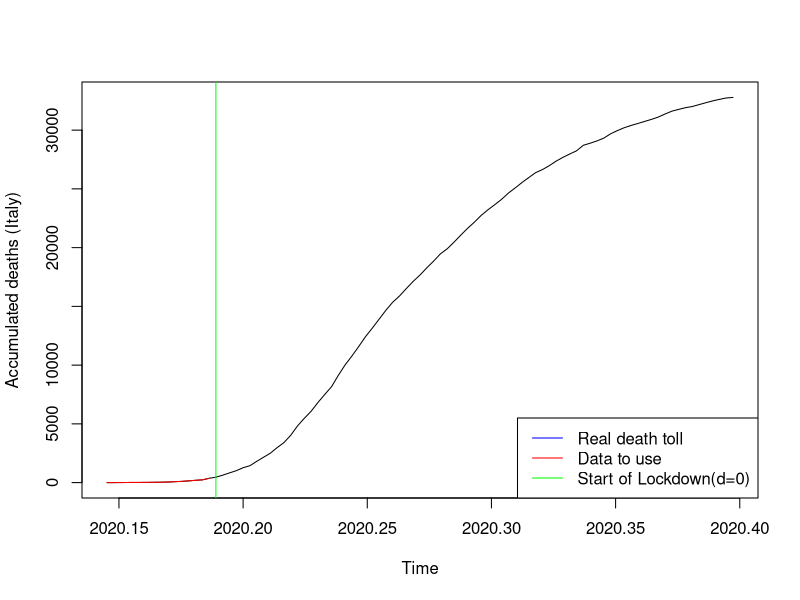
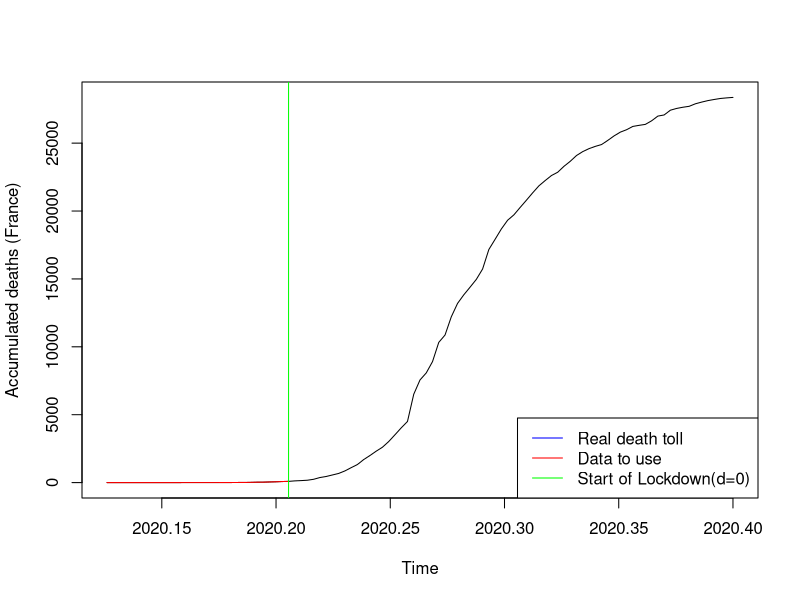
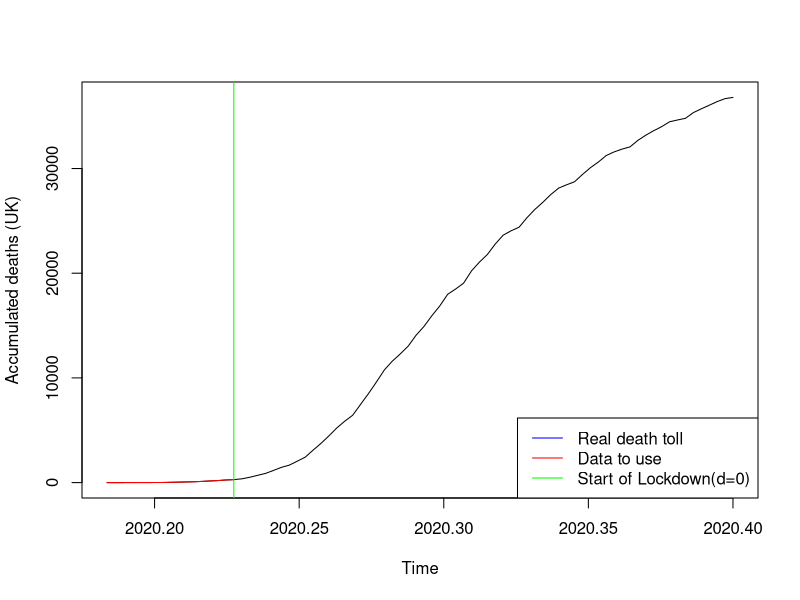
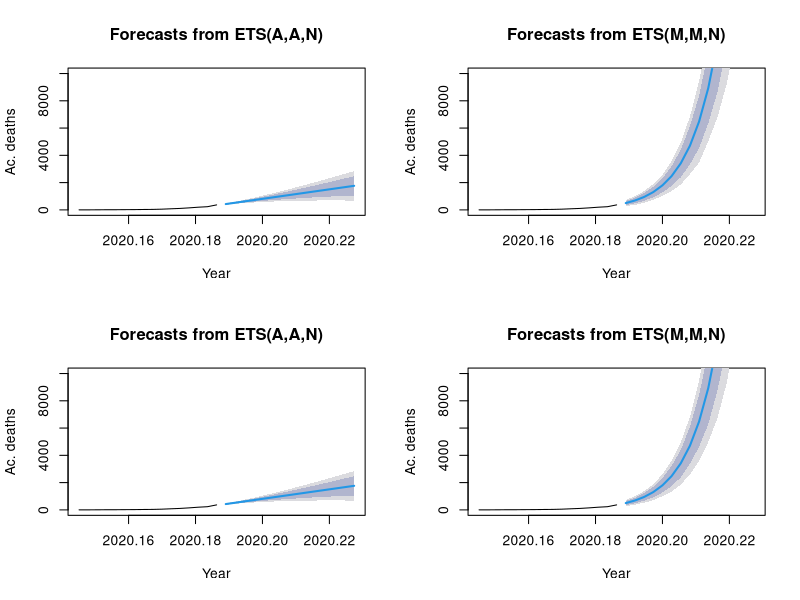
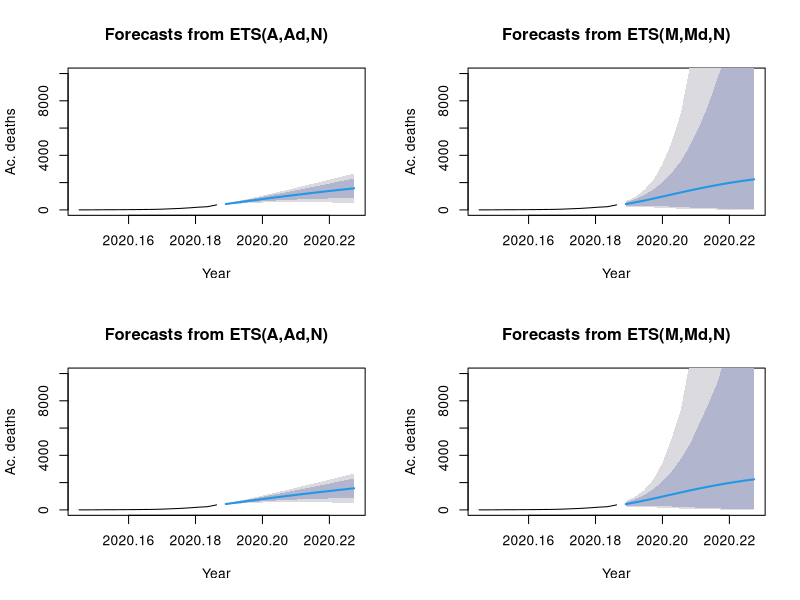
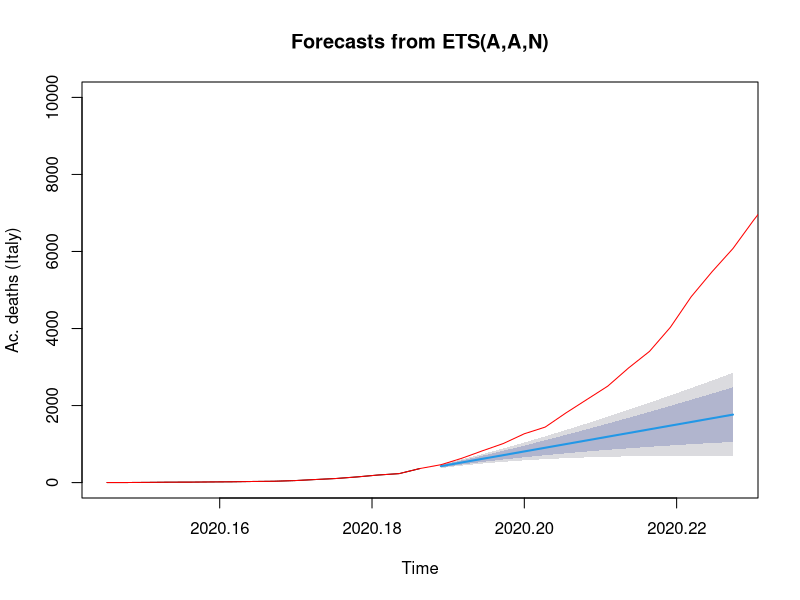
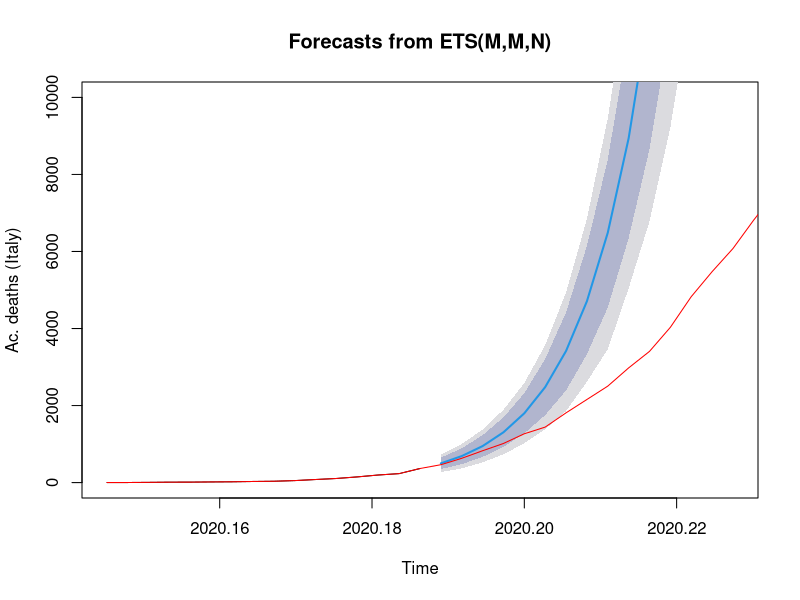
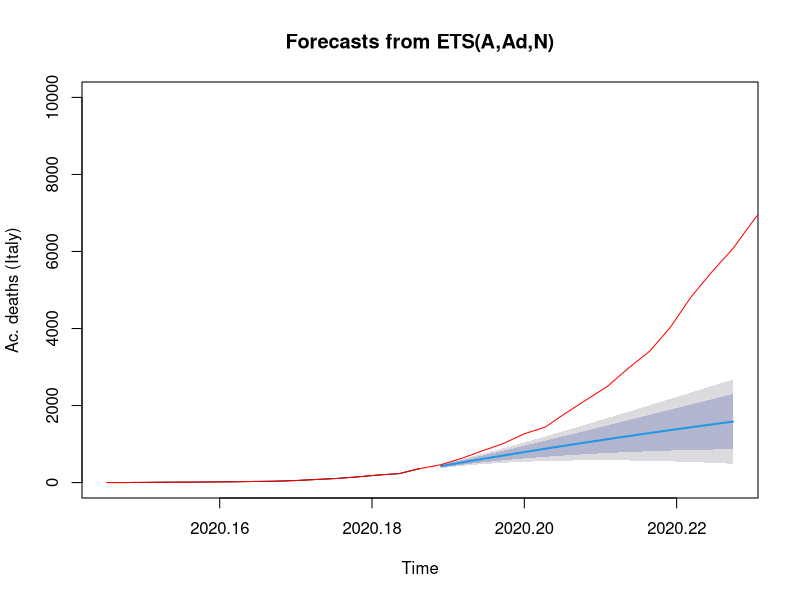

The R script that drew these images, in order: (Note: a time limit stopped this script after it produced the figures.)
## ---- chunk 1
echo=FALSE
covid_data <- read.csv("COVID_data_v3.csv", header=TRUE, sep=",")
#ProjectData <- data.matrix(ProjectData) 
#ProjectData_INITIAL <- ProjectData

t0_IT=2020+53/365 #day of first casualty
P=15 #predicted days
cIT2_0 <- ts((covid_data$Cdeaths_IT[54:69]),start=t0_IT, frequency=365) #t=0 @ day69. +14d #before it was starting at 45
cIT3 <- ts((covid_data$Cdeaths_IT[54:146]),start=t0_IT, frequency=365)

plot(cIT3, xlab="Time", ylab="Accumulated deaths (Italy)")
lines(cIT2_0, col="red")
abline(v=2020+69/365, col="green")
legend("bottomright", legend=c("Real death toll","Data to use", "Start of Lockdown(d=0)"), col=c("blue", "red","green"), lty=1)



#French Data
t0_FR <- 2020+46/365
cFRA2_0 <- ts(covid_data$Cdeaths_FRA[46:75],start=t0_FR, frequency=365) #t=0 @ day75, March 15th #before it was starting at 45
cFRA3 <- ts(covid_data$Cdeaths_FRA[46:146],start=t0_FR, frequency=365)

plot(cFRA3, xlab="Time", ylab="Accumulated deaths (France)")
lines(cFRA2_0, col="red")
abline(v=2020+75/365, col="green")
legend("bottomright", legend=c("Real death toll","Data to use", "Start of Lockdown(d=0)"), col=c("blue", "red","green"), lty=1)


#UK Data

t0_UK=2020+67/365
cUK2_0 <- ts(covid_data$Cdeaths_UK[67:83],start=t0_UK, frequency=365) #t=0 @ day83. +0d
cUK3 <- ts(covid_data$Cdeaths_UK[67:146],start=t0_UK, frequency=365)

plot(cUK3, xlab="Time", ylab="Accumulated deaths (UK)")
lines(cUK2_0, col="red")
abline(v=2020+83/365, col="green")
legend("bottomright", legend=c("Real death toll","Data to use", "Start of Lockdown(d=0)"), col=c("blue", "red","green"), lty=1)


## ---- chunk 2
library(forecast)
#Italy
cIT2_0_AAN <- ets(cIT2_0, model="AAN", damped=FALSE)
cIT2_0_AAZ <- ets(cIT2_0, model="AAZ", damped=FALSE)
cIT2_0_MMN <- ets(cIT2_0, model="MMN", damped=FALSE)
cIT2_0_MMZ <- ets(cIT2_0, model="MMZ", damped=FALSE)

cIT2_0_AAND <- ets(cIT2_0, model="AAN", damped=TRUE)
cIT2_0_AAZD <- ets(cIT2_0, model="AAZ", damped=TRUE)
cIT2_0_MMND <- ets(cIT2_0, model="MMN", damped=TRUE)
cIT2_0_MMZD <- ets(cIT2_0, model="MMZ", damped=TRUE)


# Create their prediction "cones" for 360 months (30 years) into the future with quintile confidence intervals
cIT2_0_AAN_pred <- forecast(cIT2_0_AAN, h=P, level=c(0.8, 0.95))
cIT2_0_AAZ_pred <- forecast(cIT2_0_AAZ, h=P, level=c(0.8, 0.95))
cIT2_0_MMN_pred <- forecast(cIT2_0_MMN, h=P, level=c(0.8, 0.95))
cIT2_0_MMZ_pred <- forecast(cIT2_0_MMZ, h=P, level=c(0.8, 0.95))

cIT2_0_AAND_pred <- forecast(cIT2_0_AAND, h=P, level=c(0.8, 0.95))
cIT2_0_AAZD_pred <- forecast(cIT2_0_AAZD, h=P, level=c(0.8, 0.95))
cIT2_0_MMND_pred <- forecast(cIT2_0_MMND, h=P, level=c(0.8, 0.95))
cIT2_0_MMZD_pred <- forecast(cIT2_0_MMZD, h=P, level=c(0.8, 0.95))

cIT2_0_tbats <- tbats(cIT2_0)
cIT2_0_tbats_pred <-forecast(cIT2_0_tbats, h=30, level=c(0.8, 0.95))

cIT2_0_ARIMA <- auto.arima(cIT2_0,seasonal=FALSE)
cIT2_0_ARIMA_pred <- forecast(cIT2_0_ARIMA,P)

par(mfrow=c(2,2)) # This command sets the plot window to show 1 row of 4 plots
plot(cIT2_0_AAN_pred, xlab="Year", ylab="Ac. deaths", ylim=c(0,10000))
plot(cIT2_0_MMN_pred, xlab="Year", ylab="Ac. deaths", ylim=c(0,10000))
plot(cIT2_0_AAZ_pred, xlab="Year", ylab="Ac. deaths", ylim=c(0,10000))
plot(cIT2_0_MMZ_pred, xlab="Year", ylab="Ac. deaths", ylim=c(0,10000))

par(mfrow=c(2,2)) # This command sets the plot window to show 1 row of 4 plots
plot(cIT2_0_AAND_pred, xlab="Year", ylab="Ac. deaths", ylim=c(0,10000))
plot(cIT2_0_MMND_pred, xlab="Year", ylab="Ac. deaths", ylim=c(0,10000))
plot(cIT2_0_AAZD_pred, xlab="Year", ylab="Ac. deaths", ylim=c(0,10000))
plot(cIT2_0_MMZD_pred, xlab="Year", ylab="Ac. deaths", ylim=c(0,10000))

par(mfrow=c(1,1)) # This command sets the plot window to show 1 row of 1 plots
plot(cIT2_0_AAN_pred, xlab="Time", ylab="Ac. deaths (Italy)", ylim=c(0,10000))
lines(cIT3, col="red")

par(mfrow=c(1,1)) # This command sets the plot window to show 1 row of 1 plots
plot(cIT2_0_MMN_pred, xlab="Time", ylab="Ac. deaths (Italy)", ylim=c(0,10000))
lines(cIT3, col="red")

par(mfrow=c(1,1)) # This command sets the plot window to show 1 row of 1 plots
plot(cIT2_0_AAND_pred, xlab="Time", ylab="Ac. deaths (Italy)", ylim=c(0,10000))
lines(cIT3, col="red")

par(mfrow=c(1,1)) # This command sets the plot window to show 1 row of 1 plots
plot(cIT2_0_MMND_pred, xlab="Time", ylab="Ac. deaths (Italy)", ylim=c(0,10000))
lines(cIT3, col="red")

par(mfrow=c(1,1)) # This command sets the plot window to show 1 row of 1 plots
plot(cIT2_0_tbats_pred, xlab="Time", ylab="Ac. deaths (Italy)")
lines(cIT3, col="red")

par(mfrow=c(1,1)) # This command sets the plot window to show 1 row of 1 plots
plot(cIT2_0_ARIMA_pred, xlab="Time", ylab="Ac. deaths (Italy)")
lines(cIT3, col="red")


## ---- chunk 3

###
### Comparing models -- Time series Cross Validation (Rolling Horizon Holdout)
###

f_AANF  <- function(y, h) forecast(ets(y, model="AAN"), h = h)
errors_AANF <- tsCV(cIT2_0, f_AANF, h=1, window=15)

f_MMNF<- function(y, h) forecast(ets(y, model="MMN"), h = h)
errors_MMNF <- tsCV(cIT2_0, f_MMNF, h=1, window=15)

f_AAND  <- function(y, h) forecast(ets(y, model="AAN", damped=TRUE), h = h)
errors_AAND <- tsCV(cIT2_0, f_AAND, h=1, window=15)

f_MMND  <- function(y, h) forecast(ets(y, model="MMN", damped=TRUE), h = h)
errors_MMND <- tsCV(cIT2_0, f_MMND, h=1, window=15)

f_TBATS  <- function(y, h) forecast(tbats(y), h = h)
errors_TBATS <- tsCV(cIT2_0, f_TBATS, h=1, window=15)

f_ARIMA  <- function(y, h) forecast(auto.arima(y), h = h)
errors_ARIMA <- tsCV(cIT2_0, f_ARIMA, h=1, window=15)


#par(mfrow=c(1,1)) 
#plot(errors_AANF, ylab='tsCV errors')
#abline(0,0)
#lines(errors_MMNF, col="red")
#lines(errors_AAND, col="green")
#lines(errors_MMND, col="blue")
#lines(errors_TBATS, col="grey")
#lines(errors_ARIMA, col="orange")
#legend("left", legend=c("CV_error_AANF", "CV_error_MMNF","CV_error_AAND","CV_error_MMND", "CV_error_TBATS", "CV_error_ARIMA"), #col=c("black", "red", "green", "blue", "grey", "orange"), lty=1:4)

mean(abs(errors_AANF/cIT2_0), na.rm=TRUE)*100
mean(abs(errors_MMNF/cIT2_0), na.rm=TRUE)*100
mean(abs(errors_AAND/cIT2_0), na.rm=TRUE)*100
mean(abs(errors_MMND/cIT2_0), na.rm=TRUE)*100
mean(abs(errors_TBATS/cIT2_0), na.rm=TRUE)*100
mean(abs(errors_ARIMA/cIT2_0), na.rm=TRUE)*100

## ---- chunk 4
par(mfrow=c(1,1)) # This command sets the plot window to show 1 row of 1 plots
plot(cIT2_0_MMN_pred, xlab="Time", ylab="Ac. deaths (Italy)", ylim=c(0,10000))
lines(cIT3, col="red")
## ---- chunk 5
library(forecast)
#Italy
cFRA2_0_AAN <- ets(cFRA2_0, model="AAN", damped=FALSE)
cFRA2_0_AAZ <- ets(cFRA2_0, model="AAZ", damped=FALSE)
cFRA2_0_MMN <- ets(cFRA2_0, model="MMN", damped=FALSE)
cFRA2_0_MMZ <- ets(cFRA2_0, model="MMZ", damped=FALSE)

cFRA2_0_AAND <- ets(cFRA2_0, model="AAN", damped=TRUE)
cFRA2_0_AAZD <- ets(cFRA2_0, model="AAZ", damped=TRUE)
cFRA2_0_MMND <- ets(cFRA2_0, model="MMN", damped=TRUE)
cFRA2_0_MMZD <- ets(cFRA2_0, model="MMZ", damped=TRUE)


# Create their prediction "cones" for 360 months (30 years) into the future with quintile confidence intervals
cFRA2_0_AAN_pred <- forecast(cFRA2_0_AAN, h=P, level=c(0.8, 0.95))
cFRA2_0_AAZ_pred <- forecast(cFRA2_0_AAZ, h=P, level=c(0.8, 0.95))
cFRA2_0_MMN_pred <- forecast(cFRA2_0_MMN, h=P, level=c(0.8, 0.95))
cFRA2_0_MMZ_pred <- forecast(cFRA2_0_MMZ, h=P, level=c(0.8, 0.95))

cFRA2_0_AAND_pred <- forecast(cFRA2_0_AAND, h=P, level=c(0.8, 0.95))
cFRA2_0_AAZD_pred <- forecast(cFRA2_0_AAZD, h=P, level=c(0.8, 0.95))
cFRA2_0_MMND_pred <- forecast(cFRA2_0_MMND, h=P, level=c(0.8, 0.95))
cFRA2_0_MMZD_pred <- forecast(cFRA2_0_MMZD, h=P, level=c(0.8, 0.95))

cFRA2_0_tbats <- tbats(cFRA2_0)
cFRA2_0_tbats_pred <-forecast(cFRA2_0_tbats, h=30, level=c(0.8, 0.95))

cFRA2_0_ARIMA <- auto.arima(cFRA2_0,seasonal=FALSE)
cFRA2_0_ARIMA_pred <- forecast(cFRA2_0_ARIMA,P)


par(mfrow=c(1,1)) # This command sets the plot window to show 1 row of 1 plots
plot(cFRA2_0_AAN_pred, xlab="Time", ylab="Ac. deaths (FR)", ylim=c(0,10000))
lines(cFRA3, col="red")

par(mfrow=c(1,1)) # This command sets the plot window to show 1 row of 1 plots
plot(cFRA2_0_MMN_pred, xlab="Time", ylab="Ac. deaths (FR)", ylim=c(0,10000))
lines(cFRA3, col="red")

par(mfrow=c(1,1)) # This command sets the plot window to show 1 row of 1 plots
plot(cFRA2_0_AAND_pred, xlab="Time", ylab="Ac. deaths (FR)", ylim=c(0,10000))
lines(cFRA3, col="red")

par(mfrow=c(1,1)) # This command sets the plot window to show 1 row of 1 plots
plot(cFRA2_0_MMND_pred, xlab="Time", ylab="Ac. deaths (FR)", ylim=c(0,10000))
lines(cFRA3, col="red")

par(mfrow=c(1,1)) # This command sets the plot window to show 1 row of 1 plots
plot(cFRA2_0_tbats_pred, xlab="Time", ylab="Ac. deaths (FR)")
lines(cFRA3, col="red")

par(mfrow=c(1,1)) # This command sets the plot window to show 1 row of 1 plots
plot(cFRA2_0_ARIMA_pred, xlab="Time", ylab="Ac. deaths (FR)")
lines(cFRA3, col="red")


## ---- chunk 6

###
### Comparing models -- Time series Cross Validation (Rolling Horizon Holdout)
###

f_AANF  <- function(y, h) forecast(ets(y, model="AAN"), h = h)
errors_AANF <- tsCV(cFRA2_0, f_AANF, h=1, window=15)

f_MMNF<- function(y, h) forecast(ets(y, model="MMN"), h = h)
errors_MMNF <- tsCV(cFRA2_0, f_MMNF, h=1, window=15)

f_AAND  <- function(y, h) forecast(ets(y, model="AAN", damped=TRUE), h = h)
errors_AAND <- tsCV(cFRA2_0, f_AAND, h=1, window=15)

f_MMND  <- function(y, h) forecast(ets(y, model="MMN", damped=TRUE), h = h)
errors_MMND <- tsCV(cFRA2_0, f_MMND, h=1, window=15)

f_TBATS  <- function(y, h) forecast(tbats(y), h = h)
errors_TBATS <- tsCV(cFRA2_0, f_TBATS, h=1, window=15)

f_ARIMA  <- function(y, h) forecast(auto.arima(y), h = h)
errors_ARIMA <- tsCV(cFRA2_0, f_ARIMA, h=1, window=15)


#par(mfrow=c(1,1)) 
#plot(errors_AANF, ylab='tsCV errors')
#abline(0,0)
#lines(errors_MMNF, col="red")
#lines(errors_AAND, col="green")
#lines(errors_MMND, col="blue")
#lines(errors_TBATS, col="grey")
#lines(errors_ARIMA, col="orange")
#legend("left", legend=c("CV_error_AANF", "CV_error_MMNF","CV_error_AAND","CV_error_MMND", "CV_error_TBATS", "CV_error_ARIMA"), #col=c("black", "red", "green", "blue", "grey", "orange"), lty=1:4)

mean(abs(errors_AANF/cFRA2_0), na.rm=TRUE)*100
mean(abs(errors_MMNF/cFRA2_0), na.rm=TRUE)*100
mean(abs(errors_AAND/cFRA2_0), na.rm=TRUE)*100
mean(abs(errors_MMND/cFRA2_0), na.rm=TRUE)*100
mean(abs(errors_TBATS/cFRA2_0), na.rm=TRUE)*100
mean(abs(errors_ARIMA/cFRA2_0), na.rm=TRUE)*100

## ---- chunk 7
par(mfrow=c(1,1)) # This command sets the plot window to show 1 row of 1 plots
plot(cFRA2_0_tbats_pred, xlab="Time", ylab="Ac. deaths (FR)", ylim=c(0,10000))
lines(cFRA3, col="red")
## ---- chunk 8
library(forecast)
#Italy
cUK2_0_AAN <- ets(cUK2_0, model="AAN", damped=FALSE)
cUK2_0_AAZ <- ets(cUK2_0, model="AAZ", damped=FALSE)
cUK2_0_MMN <- ets(cUK2_0, model="MMN", damped=FALSE)
cUK2_0_MMZ <- ets(cUK2_0, model="MMZ", damped=FALSE)

cUK2_0_AAND <- ets(cUK2_0, model="AAN", damped=TRUE)
cUK2_0_AAZD <- ets(cUK2_0, model="AAZ", damped=TRUE)
cUK2_0_MMND <- ets(cUK2_0, model="MMN", damped=TRUE)
cUK2_0_MMZD <- ets(cUK2_0, model="MMZ", damped=TRUE)


# Create their prediction "cones" for 360 months (30 years) into the future with quintile confidence intervals
cUK2_0_AAN_pred <- forecast(cUK2_0_AAN, h=P, level=c(0.8, 0.95))
cUK2_0_AAZ_pred <- forecast(cUK2_0_AAZ, h=P, level=c(0.8, 0.95))
cUK2_0_MMN_pred <- forecast(cUK2_0_MMN, h=P, level=c(0.8, 0.95))
cUK2_0_MMZ_pred <- forecast(cUK2_0_MMZ, h=P, level=c(0.8, 0.95))

cUK2_0_AAND_pred <- forecast(cUK2_0_AAND, h=P, level=c(0.8, 0.95))
cUK2_0_AAZD_pred <- forecast(cUK2_0_AAZD, h=P, level=c(0.8, 0.95))
cUK2_0_MMND_pred <- forecast(cUK2_0_MMND, h=P, level=c(0.8, 0.95))
cUK2_0_MMZD_pred <- forecast(cUK2_0_MMZD, h=P, level=c(0.8, 0.95))

cUK2_0_tbats <- tbats(cUK2_0)
cUK2_0_tbats_pred <-forecast(cUK2_0_tbats, h=30, level=c(0.8, 0.95))

cUK2_0_ARIMA <- auto.arima(cUK2_0,seasonal=FALSE)
cUK2_0_ARIMA_pred <- forecast(cUK2_0_ARIMA,P)

#par(mfrow=c(2,2)) # This command sets the plot window to show 1 row of 4 plots
#plot(cUK2_0_AAN_pred, xlab="Year", ylab="Ac. deaths", ylim=c(0,10000))
#plot(cUK2_0_MMN_pred, xlab="Year", ylab="Ac. deaths", ylim=c(0,10000))
#plot(cUK2_0_AAZ_pred, xlab="Year", ylab="Ac. deaths", ylim=c(0,10000))
#plot(cUK2_0_MMZ_pred, xlab="Year", ylab="Ac. deaths", ylim=c(0,10000))

#par(mfrow=c(2,2)) # This command sets the plot window to show 1 row of 4 plots
#plot(cUK2_0_AAND_pred, xlab="Year", ylab="Ac. deaths", ylim=c(0,10000))
#plot(cUK2_0_MMND_pred, xlab="Year", ylab="Ac. deaths", ylim=c(0,10000))
#plot(cUK2_0_AAZD_pred, xlab="Year", ylab="Ac. deaths", ylim=c(0,10000))
#plot(cUK2_0_MMZD_pred, xlab="Year", ylab="Ac. deaths", ylim=c(0,10000))

par(mfrow=c(1,1)) # This command sets the plot window to show 1 row of 1 plots
plot(cUK2_0_AAN_pred, xlab="Time", ylab="Ac. deaths (UK)", ylim=c(0,10000))
lines(cUK3, col="red")

par(mfrow=c(1,1)) # This command sets the plot window to show 1 row of 1 plots
plot(cUK2_0_MMN_pred, xlab="Time", ylab="Ac. deaths (UK)", ylim=c(0,10000))
lines(cUK3, col="red")

par(mfrow=c(1,1)) # This command sets the plot window to show 1 row of 1 plots
plot(cUK2_0_AAND_pred, xlab="Time", ylab="Ac. deaths (UK)", ylim=c(0,10000))
lines(cUK3, col="red")

par(mfrow=c(1,1)) # This command sets the plot window to show 1 row of 1 plots
plot(cUK2_0_MMND_pred, xlab="Time", ylab="Ac. deaths (UK)", ylim=c(0,10000))
lines(cUK3, col="red")

par(mfrow=c(1,1)) # This command sets the plot window to show 1 row of 1 plots
plot(cUK2_0_tbats_pred, xlab="Time", ylab="Ac. deaths (UK)")
lines(cUK3, col="red")

par(mfrow=c(1,1)) # This command sets the plot window to show 1 row of 1 plots
plot(cUK2_0_ARIMA_pred, xlab="Time", ylab="Ac. deaths (UK)")
lines(cUK3, col="red")


## ---- chunk 9

###
### Comparing models -- Time series Cross Validation (Rolling Horizon Holdout)
###

f_AANF  <- function(y, h) forecast(ets(y, model="AAN"), h = h)
errors_AANF <- tsCV(cUK2_0, f_AANF, h=1, window=15)

f_MMNF<- function(y, h) forecast(ets(y, model="MMN"), h = h)
errors_MMNF <- tsCV(cUK2_0, f_MMNF, h=1, window=15)

f_AAND  <- function(y, h) forecast(ets(y, model="AAN", damped=TRUE), h = h)
errors_AAND <- tsCV(cUK2_0, f_AAND, h=1, window=15)

f_MMND  <- function(y, h) forecast(ets(y, model="MMN", damped=TRUE), h = h)
errors_MMND <- tsCV(cUK2_0, f_MMND, h=1, window=15)

f_TBATS  <- function(y, h) forecast(tbats(y), h = h)
errors_TBATS <- tsCV(cUK2_0, f_TBATS, h=1, window=15)

f_ARIMA  <- function(y, h) forecast(auto.arima(y), h = h)
errors_ARIMA <- tsCV(cUK2_0, f_ARIMA, h=1, window=15)


#par(mfrow=c(1,1)) 
#plot(errors_AANF, ylab='tsCV errors')
#abline(0,0)
#lines(errors_MMNF, col="red")
#lines(errors_AAND, col="green")
#lines(errors_MMND, col="blue")
#lines(errors_TBATS, col="grey")
#lines(errors_ARIMA, col="orange")
#legend("left", legend=c("CV_error_AANF", "CV_error_MMNF","CV_error_AAND","CV_error_MMND", "CV_error_TBATS", "CV_error_ARIMA"), #col=c("black", "red", "green", "blue", "grey", "orange"), lty=1:4)

mean(abs(errors_AANF/cUK2_0), na.rm=TRUE)*100
mean(abs(errors_MMNF/cUK2_0), na.rm=TRUE)*100
mean(abs(errors_AAND/cUK2_0), na.rm=TRUE)*100
mean(abs(errors_MMND/cUK2_0), na.rm=TRUE)*100
mean(abs(errors_TBATS/cUK2_0), na.rm=TRUE)*100
mean(abs(errors_ARIMA/cUK2_0), na.rm=TRUE)*100

## ---- chunk 10
par(mfrow=c(1,1)) # This command sets the plot window to show 1 row of 1 plots
plot(cUK2_0_tbats_pred, xlab="Time", ylab="Ac. deaths (UK)", ylim=c(0,10000))
lines(cUK3, col="red")
## ---- chunk 11
library(forecast)

#covid_data<-read.csv(file.choose(), header=TRUE, sep=",")

t0=2020+53/365
P=15 #predicted days
cIT <- ts(covid_data$Cdeaths_IT,start=0, frequency=1)
cIT_14 <- ts(log(covid_data$Cdeaths_IT[54:83]),start=t0, frequency=365) #t=0 @ day69. +14d #before it was starting at 45
cIT_F <- ts(log(covid_data$Cdeaths_IT[54:148]),start=t0, frequency=365)   # a supprimer 

plot(cIT_F)
lines(cIT_14, col="red")

cIT_14_AAN <- ets(cIT_14, model="AAN", damped=FALSE)
cIT_14_AAZ <- ets(cIT_14, model="AAZ", damped=FALSE)
cIT_14_MMN <- ets(cIT_14, model="MMN", damped=FALSE)
cIT_14_MMZ <- ets(cIT_14, model="MMZ", damped=FALSE)

cIT_14_AAND <- ets(cIT_14, model="AAN", damped=TRUE)
cIT_14_AAZD <- ets(cIT_14, model="AAZ", damped=TRUE)
cIT_14_MMND <- ets(cIT_14, model="MMN", damped=TRUE)
cIT_14_MMZD <- ets(cIT_14, model="MMZ", damped=TRUE)

# Create their prediction "cones" for 360 months (30 years) into the future with quintile confidence intervals
cIT_14_AAN_pred <- forecast(cIT_14_AAN, h=30, level=c(0.8, 0.95))
cIT_14_AAZ_pred <- forecast(cIT_14_AAZ, h=30, level=c(0.8, 0.95))
cIT_14_MMN_pred <- forecast(cIT_14_MMN, h=30, level=c(0.8, 0.95))
cIT_14_MMZ_pred <- forecast(cIT_14_MMZ, h=30, level=c(0.8, 0.95))

cIT_14_AAND_pred <- forecast(cIT_14_AAND, h=30, level=c(0.8, 0.95))
cIT_14_AAZD_pred <- forecast(cIT_14_AAZD, h=30, level=c(0.8, 0.95))
cIT_14_MMND_pred <- forecast(cIT_14_MMND, h=30, level=c(0.8, 0.95))
cIT_14_MMZD_pred <- forecast(cIT_14_MMZD, h=30, level=c(0.8, 0.95))

cIT_14_tbats <- tbats(cIT_14)
cIT_14_tbats_pred <-forecast(cIT_14_tbats, h=30, level=c(0.8, 0.95))
par(mfrow=c(1,1))
plot(cIT_14_tbats_pred, xlab="Year", ylab="Predicted Electric Rate")
lines(cIT_F, col="red")

cIT_14_ARIMA <- auto.arima(cIT_14,seasonal=FALSE)
cIT_14_ARIMA_pred <- forecast(cIT_14_ARIMA,30)
plot(cIT_14_ARIMA_pred)
lines(cIT_F, col="red")

par(mfrow=c(2,3)) # This command sets the plot window to show 1 row of 4 plots
plot(cIT_14_AAN_pred, xlab="Year", ylab="Acummulated deaths", ylim=c(0,100))
lines(cIT_F, col="red")
plot(cIT_14_MMN_pred, xlab="Year", ylab="Acummulated deaths", ylim=c(0,100))
lines(cIT_F, col="red")
plot(cIT_14_AAND_pred, xlab="Year", ylab="Acummulated deaths", ylim=c(0,100))
lines(cIT_F, col="red")
plot(cIT_14_MMND_pred, xlab="Year", ylab="Acummulated deaths", ylim=c(0,100))
lines(cIT_F, col="red")
plot(cIT_14_tbats_pred, xlab="Year", ylab="Predicted Electric Rate", ylim=c(0,100))
lines(cIT_F, col="red")
plot(cIT_14_ARIMA_pred, ylim=c(0,100))
lines(cIT_F, col="red")

###
### Comparing models -- Time series Cross Validation (Rolling Horizon Holdout)
###

f_AANF  <- function(y, h) forecast(ets(y, model="AAN"), h = h)
errors_AANF <- tsCV(cIT_14, f_AANF, h=1, window=15)

f_MMNF<- function(y, h) forecast(ets(y, model="MMN"), h = h)
errors_MMNF <- tsCV(cIT_14, f_MMNF, h=1, window=15)

f_AAND  <- function(y, h) forecast(ets(y, model="AAN", damped=TRUE), h = h)
errors_AAND <- tsCV(cIT_14, f_AAND, h=1, window=15)

f_MMND  <- function(y, h) forecast(ets(y, model="MMN", damped=TRUE), h = h)
errors_MMND <- tsCV(cIT_14, f_MMND, h=1, window=15)

f_TBATS  <- function(y, h) forecast(tbats(y), h = h)
errors_TBATS <- tsCV(cIT_14, f_TBATS, h=1, window=15)

f_ARIMA  <- function(y, h) forecast(auto.arima(y), h = h)
errors_ARIMA <- tsCV(cIT_14, f_ARIMA, h=1, window=15)


par(mfrow=c(1,1)) 
plot(errors_AANF, ylab='tsCV errors')
abline(0,0)
lines(errors_MMNF, col="red")
lines(errors_AAND, col="green")
lines(errors_MMND, col="blue")
lines(errors_TBATS, col="grey")
lines(errors_ARIMA, col="orange")
legend("left", legend=c("CV_error_AANF", "CV_error_MMNF","CV_error_AAND","CV_error_MMND", "CV_error_TBATS", "CV_error_ARIMA"), col=c("black", "red", "green", "blue", "grey", "orange"), lty=1:4)

mean(abs(errors_AANF/cIT_14), na.rm=TRUE)*100
mean(abs(errors_MMNF/cIT_14), na.rm=TRUE)*100
mean(abs(errors_AAND/cIT_14), na.rm=TRUE)*100
mean(abs(errors_MMND/cIT_14), na.rm=TRUE)*100
mean(abs(errors_TBATS/cIT_14), na.rm=TRUE)*100
mean(abs(errors_ARIMA/cIT_14), na.rm=TRUE)*100

# Print the mean and confidence intervals for the MMZ model
cIT_14_MMN_pred

# Export the results out
write.csv(cIT_14_MMN_pred, file = "IT no lockdown+14d (AAND) incl(ARIMA).csv") # export the selected model's predictions into a CSV file

#expfore<-exp(cIT_14_ARIMA_pred$forecast)
par(mfrow=c(1,1)) # This command sets the plot window to show 1 row of 4 plots
plot(cIT_14_AAND_pred, xlab="Year", ylab="log(Acummulated deaths)", ylim=c(0,20))
lines(cIT_F, col="red")
abline(v=2020+69/365, col="green")
legend("left", legend=c("Best fitted model","Real death toll", "Start of Lockdown"), col=c("blue", "red","green"), lty=1)



## ---- chunk 12

library(forecast)

####################
###ITALY ANALYSIS###
####################

#covid_data<-read.csv(file.choose(), header=TRUE, sep=",")

t0=2020+53/365
P=15 #predicted days
#FRA <- ts(covid_data$deaths_IT,start=0, frequency=1)
cIT <- ts(covid_data$Cdeaths_IT,start=0, frequency=1)
cIT_14 <- ts(covid_data$Cdeaths_IT[54:83],start=t0, frequency=365) #t=0 @ day69. +14d #before it was starting at 45
cIT_F <- ts(covid_data$Cdeaths_IT[54:148],start=t0, frequency=365)   # a supprimer 

#plot(cIT_F)
#lines(cIT_14, col="red")

cIT_14_AAN <- ets(cIT_14, model="AAN", damped=FALSE)
cIT_14_AAZ <- ets(cIT_14, model="AAZ", damped=FALSE)
cIT_14_MMN <- ets(cIT_14, model="MMN", damped=FALSE)
cIT_14_MMZ <- ets(cIT_14, model="MMZ", damped=FALSE)

cIT_14_AAND <- ets(cIT_14, model="AAN", damped=TRUE)
cIT_14_AAZD <- ets(cIT_14, model="AAZ", damped=TRUE)
cIT_14_MMND <- ets(cIT_14, model="MMN", damped=TRUE)
cIT_14_MMZD <- ets(cIT_14, model="MMZ", damped=TRUE)

# Create their prediction "cones" for 360 months (30 years) into the future with quintile confidence intervals
cIT_14_AAN_pred <- forecast(cIT_14_AAN, h=30, level=c(0.8, 0.95))
cIT_14_AAZ_pred <- forecast(cIT_14_AAZ, h=30, level=c(0.8, 0.95))
cIT_14_MMN_pred <- forecast(cIT_14_MMN, h=30, level=c(0.8, 0.95))
cIT_14_MMZ_pred <- forecast(cIT_14_MMZ, h=30, level=c(0.8, 0.95))

cIT_14_AAND_pred <- forecast(cIT_14_AAND, h=30, level=c(0.8, 0.95))
cIT_14_AAZD_pred <- forecast(cIT_14_AAZD, h=30, level=c(0.8, 0.95))
cIT_14_MMND_pred <- forecast(cIT_14_MMND, h=30, level=c(0.8, 0.95))
cIT_14_MMZD_pred <- forecast(cIT_14_MMZD, h=30, level=c(0.8, 0.95))

cIT_14_tbats <- tbats(cIT_14)
cIT_14_tbats_pred <-forecast(cIT_14_tbats, h=30, level=c(0.8, 0.95))
par(mfrow=c(1,1))

cIT_14_ARIMA <- auto.arima(cIT_14,seasonal=FALSE)
cIT_14_ARIMA_pred <- forecast(cIT_14_ARIMA,30)

#par(mfrow=c(3,2)) # This command sets the plot window to show 1 row of 4 plots
#plot(cIT_14_AAN_pred, xlab="Year", ylab="Acummulated deaths", ylim=c(0,100000))
#lines(cIT_F, col="red")
#plot(cIT_14_MMN_pred, xlab="Year", ylab="Acummulated deaths", ylim=c(0,100000))
#lines(cIT_F, col="red")
#plot(cIT_14_AAND_pred, xlab="Year", ylab="Acummulated deaths", ylim=c(0,100000))
#lines(cIT_F, col="red")
#plot(cIT_14_MMND_pred, xlab="Year", ylab="Acummulated deaths", ylim=c(0,100000))
#lines(cIT_F, col="red")
#plot(cIT_14_tbats_pred, xlab="Year", ylab="Predicted Electric Rate", ylim=c(0,100000))
#lines(cIT_F, col="red")
#plot(cIT_14_ARIMA_pred, ylim=c(0,100000))
#lines(cIT_F, col="red")

###
### Comparing models -- Time series Cross Validation (Rolling Horizon Holdout)
###

f_AANF  <- function(y, h) forecast(ets(y, model="AAN"), h = h)
errors_AANF <- tsCV(cIT_14, f_AANF, h=1, window=15)

f_MMNF<- function(y, h) forecast(ets(y, model="MMN"), h = h)
errors_MMNF <- tsCV(cIT_14, f_MMNF, h=1, window=15)

f_AAND  <- function(y, h) forecast(ets(y, model="AAN", damped=TRUE), h = h)
errors_AAND <- tsCV(cIT_14, f_AAND, h=1, window=15)

f_MMND  <- function(y, h) forecast(ets(y, model="MMN", damped=TRUE), h = h)
errors_MMND <- tsCV(cIT_14, f_MMND, h=1, window=15)

f_TBATS  <- function(y, h) forecast(tbats(y), h = h)
errors_TBATS <- tsCV(cIT_14, f_TBATS, h=1, window=15)

f_ARIMA  <- function(y, h) forecast(auto.arima(y), h = h)
errors_ARIMA <- tsCV(cIT_14, f_ARIMA, h=1, window=15)


#par(mfrow=c(1,1)) 
#plot(errors_AANF, ylab='tsCV errors')
#abline(0,0)
#lines(errors_MMNF, col="red")
#lines(errors_AAND, col="green")
#lines(errors_MMND, col="blue")
#lines(errors_TBATS, col="grey")
#lines(errors_ARIMA, col="orange")
#legend("left", legend=c("CV_error_AANF", "CV_error_MMNF","CV_error_AAND","CV_error_MMND", "CV_error_TBATS", "CV_error_ARIMA"), col=c("black", "red", "green", "blue", "grey", "orange"), lty=1:4)

#mean(abs(errors_AANF/cIT_14), na.rm=TRUE)*100
#mean(abs(errors_MMNF/cIT_14), na.rm=TRUE)*100
#mean(abs(errors_AAND/cIT_14), na.rm=TRUE)*100
#mean(abs(errors_MMND/cIT_14), na.rm=TRUE)*100
#mean(abs(errors_TBATS/cIT_14), na.rm=TRUE)*100
#mean(abs(errors_ARIMA/cIT_14), na.rm=TRUE)*100
## ---- chunk 13

# Print the mean and confidence intervals for the MMZ model
#cIT_14_MMND_pred

# Export the results out
write.csv(cIT_14_MMND_pred, file = "IT no lockdown+14d (MMND) .csv") # export the selected model's predictions into a CSV file

plot(cIT_14_MMND_pred, xlab="Year", ylab="Italy Acummulated deaths", ylim=c(0,250000))
lines(cIT_F, col="red")
abline(v=2020+69/365, col="green")
legend("left", legend=c("Best fitted model","Real death toll", "Start of Lockdown"), col=c("blue", "red","green"), lty=1)


## ---- chunk 14
#####################
###France ANALYSIS###
####################


t0=2020+53/365
#P=15 #predicted days, à supprimer? 
#cFRA <- ts(covid_data$Cdeaths_IT,start=0, frequency=1)
cFRA_14 <- ts(covid_data$Cdeaths_IT[58:89],start=t0, frequency=365) #t=0 @ day75. +14d 
cFRA_F <- ts(covid_data$Cdeaths_IT[58:148],start=t0, frequency=365)   # a supprimer?

#plot(cFRA_F)
#lines(cFRA_14, col="red")

cFRA_14_AAN <- ets(cFRA_14, model="AAN", damped=FALSE)
cFRA_14_AAZ <- ets(cFRA_14, model="AAZ", damped=FALSE)
cFRA_14_MMN <- ets(cFRA_14, model="MMN", damped=FALSE)
cFRA_14_MMZ <- ets(cFRA_14, model="MMZ", damped=FALSE)

cFRA_14_AAND <- ets(cFRA_14, model="AAN", damped=TRUE)
cFRA_14_AAZD <- ets(cFRA_14, model="AAZ", damped=TRUE)
cFRA_14_MMND <- ets(cFRA_14, model="MMN", damped=TRUE)
cFRA_14_MMZD <- ets(cFRA_14, model="MMZ", damped=TRUE)

# Create their prediction "cones" for 360 months (30 years) into the future with quintile confidence intervals
cFRA_14_AAN_pred <- forecast(cFRA_14_AAN, h=30, level=c(0.8, 0.95))
cFRA_14_AAZ_pred <- forecast(cFRA_14_AAZ, h=30, level=c(0.8, 0.95))
cFRA_14_MMN_pred <- forecast(cFRA_14_MMN, h=30, level=c(0.8, 0.95))
cFRA_14_MMZ_pred <- forecast(cFRA_14_MMZ, h=30, level=c(0.8, 0.95))

cFRA_14_AAND_pred <- forecast(cFRA_14_AAND, h=30, level=c(0.8, 0.95))
cFRA_14_AAZD_pred <- forecast(cFRA_14_AAZD, h=30, level=c(0.8, 0.95))
cFRA_14_MMND_pred <- forecast(cFRA_14_MMND, h=30, level=c(0.8, 0.95))
cFRA_14_MMZD_pred <- forecast(cFRA_14_MMZD, h=30, level=c(0.8, 0.95))

cFRA_14_tbats <- tbats(cFRA_14)
cFRA_14_tbats_pred <-forecast(cFRA_14_tbats, h=30, level=c(0.8, 0.95))
par(mfrow=c(1,1))
#plot(cFRA_14_tbats_pred, xlab="Year", ylab="Predicted Electric Rate")
#lines(cFRA_F, col="red")

cFRA_14_ARIMA <- auto.arima(cFRA_14,seasonal=FALSE)
cFRA_14_ARIMA_pred <- forecast(cFRA_14_ARIMA,30)
#plot(cFRA_14_ARIMA_pred)
#lines(cFRA_F, col="red")

#par(mfrow=c(3,2)) # This command sets the plot window to show 1 row of 4 plots
#plot(cFRA_14_AAN_pred, xlab="Year", ylab="Acummulated deaths", ylim=c(0,100000))
#lines(cFRA_F, col="red")
#plot(cFRA_14_MMN_pred, xlab="Year", ylab="Acummulated deaths", ylim=c(0,100000))
#lines(cFRA_F, col="red")
#plot(cFRA_14_AAND_pred, xlab="Year", ylab="Acummulated deaths", ylim=c(0,100000))
#lines(cFRA_F, col="red")
#plot(cFRA_14_MMND_pred, xlab="Year", ylab="Acummulated deaths", ylim=c(0,100000))
#lines(cFRA_F, col="red")
#plot(cFRA_14_tbats_pred, xlab="Year", ylab="Predicted Electric Rate", ylim=c(0,100000))
#lines(cFRA_F, col="red")
#plot(cFRA_14_ARIMA_pred, ylim=c(0,100000))
#lines(cFRA_F, col="red")

###
### Comparing models -- Time series Cross Validation (Rolling Horizon Holdout)
###

f_AANF  <- function(y, h) forecast(ets(y, model="AAN"), h = h)
errors_AANF <- tsCV(cFRA_14, f_AANF, h=1, window=10)

f_MMNF<- function(y, h) forecast(ets(y, model="MMN"), h = h)
errors_MMNF <- tsCV(cFRA_14, f_MMNF, h=1, window=10)

f_AAND  <- function(y, h) forecast(ets(y, model="AAN", damped=TRUE), h = h)
errors_AAND <- tsCV(cFRA_14, f_AAND, h=1, window=10)

f_MMND  <- function(y, h) forecast(ets(y, model="MMN", damped=TRUE), h = h)
errors_MMND <- tsCV(cFRA_14, f_MMND, h=1, window=10)

f_TBATS  <- function(y, h) forecast(tbats(y), h = h)
errors_TBATS <- tsCV(cFRA_14, f_TBATS, h=1, window=10)

f_ARIMA  <- function(y, h) forecast(auto.arima(y), h = h)
errors_ARIMA <- tsCV(cFRA_14, f_ARIMA, h=1, window=10)


#par(mfrow=c(1,1)) 
#plot(errors_AANF, ylab='tsCV errors')
#abline(0,0)
#lines(errors_MMNF, col="red")
#lines(errors_AAND, col="green")
#lines(errors_MMND, col="blue")
#lines(errors_TBATS, col="grey")
#lines(errors_ARIMA, col="orange")
#legend("left", legend=c("CV_error_AANF", "CV_error_MMNF","CV_error_AAND","CV_error_MMND", "CV_error_TBATS", "CV_error_ARIMA"), col=c("black", "red", "green", "blue", "grey", "orange"), lty=1:4)

#mean(abs(errors_AANF/cFRA_14), na.rm=TRUE)*100
#mean(abs(errors_MMNF/cFRA_14), na.rm=TRUE)*100
#mean(abs(errors_AAND/cFRA_14), na.rm=TRUE)*100
#mean(abs(errors_MMND/cFRA_14), na.rm=TRUE)*100
#mean(abs(errors_TBATS/cFRA_14), na.rm=TRUE)*100
#mean(abs(errors_ARIMA/cFRA_14), na.rm=TRUE)*100

## ---- chunk 15


# Print the mean and confidence intervals for the MMZ model
#cFRA_14_tbats_pred

# Export the results out
write.csv(cFRA_14_tbats_pred, file = "FRA no lockdown+14d (MMND) .csv") # export the selected model's predictions into a CSV file

plot(cFRA_14_tbats_pred, xlab="Year", ylab="France Acummulated deaths", ylim=c(0,250000))
lines(cFRA_F, col="red")
abline(v=2020+69/365, col="green")
legend("left", legend=c("Best fitted model","Real death toll", "Start of Lockdown"), col=c("blue", "red","green"), lty=1)



## ---- chunk 16
#######################
#####UK Analysis#######
#######################


t0=2020+53/365
#P=15 #predicted days, à supprimer? 
#cUK <- ts(covid_data$Cdeaths_IT,start=0, frequency=1)
cUK_14 <- ts(covid_data$Cdeaths_IT[68:98],start=t0, frequency=365) #t=0 @ day84. +14d 
cUK_F <- ts(covid_data$Cdeaths_IT[68:148],start=t0, frequency=365)   # a supprimer?

#plot(cUK_F)
#lines(cUK_14, col="red")

cUK_14_AAN <- ets(cUK_14, model="AAN", damped=FALSE)
cUK_14_AAZ <- ets(cUK_14, model="AAZ", damped=FALSE)
cUK_14_MMN <- ets(cUK_14, model="MMN", damped=FALSE)
cUK_14_MMZ <- ets(cUK_14, model="MMZ", damped=FALSE)

cUK_14_AAND <- ets(cUK_14, model="AAN", damped=TRUE)
cUK_14_AAZD <- ets(cUK_14, model="AAZ", damped=TRUE)
cUK_14_MMND <- ets(cUK_14, model="MMN", damped=TRUE)
cUK_14_MMZD <- ets(cUK_14, model="MMZ", damped=TRUE)

# Create their prediction "cones" for 360 months (30 years) into the future with quintile confidence intervals
cUK_14_AAN_pred <- forecast(cUK_14_AAN, h=30, level=c(0.8, 0.95))
cUK_14_AAZ_pred <- forecast(cUK_14_AAZ, h=30, level=c(0.8, 0.95))
cUK_14_MMN_pred <- forecast(cUK_14_MMN, h=30, level=c(0.8, 0.95))
cUK_14_MMZ_pred <- forecast(cUK_14_MMZ, h=30, level=c(0.8, 0.95))

cUK_14_AAND_pred <- forecast(cUK_14_AAND, h=30, level=c(0.8, 0.95))
cUK_14_AAZD_pred <- forecast(cUK_14_AAZD, h=30, level=c(0.8, 0.95))
cUK_14_MMND_pred <- forecast(cUK_14_MMND, h=30, level=c(0.8, 0.95))
cUK_14_MMZD_pred <- forecast(cUK_14_MMZD, h=30, level=c(0.8, 0.95))

cUK_14_tbats <- tbats(cUK_14)
cUK_14_tbats_pred <-forecast(cUK_14_tbats, h=30, level=c(0.8, 0.95))


cUK_14_ARIMA <- auto.arima(cUK_14,seasonal=FALSE)
cUK_14_ARIMA_pred <- forecast(cUK_14_ARIMA,30)


#par(mfrow=c(3,2)) # This command sets the plot window to show 1 row of 4 plots
#plot(cUK_14_AAN_pred, xlab="Year", ylab="Acummulated deaths", ylim=c(0,100000))
#lines(cUK_F, col="red")
#plot(cUK_14_MMN_pred, xlab="Year", ylab="Acummulated deaths", ylim=c(0,100000))
#lines(cUK_F, col="red")
#plot(cUK_14_AAND_pred, xlab="Year", ylab="Acummulated deaths", ylim=c(0,100000))
#lines(cUK_F, col="red")
#plot(cUK_14_MMND_pred, xlab="Year", ylab="Acummulated deaths", ylim=c(0,100000))
#lines(cUK_F, col="red")
#plot(cUK_14_tbats_pred, xlab="Year", ylab="Predicted Electric Rate", ylim=c(0,100000))
#lines(cUK_F, col="red")
#plot(cUK_14_ARIMA_pred, ylim=c(0,100000))
#lines(cUK_F, col="red")

###
### Comparing models -- Time series Cross Validation (Rolling Horizon Holdout)
###

f_AANF  <- function(y, h) forecast(ets(y, model="AAN"), h = h)
errors_AANF <- tsCV(cUK_14, f_AANF, h=1, window=10)

f_MMNF<- function(y, h) forecast(ets(y, model="MMN"), h = h)
errors_MMNF <- tsCV(cUK_14, f_MMNF, h=1, window=10)

f_AAND  <- function(y, h) forecast(ets(y, model="AAN", damped=TRUE), h = h)
errors_AAND <- tsCV(cUK_14, f_AAND, h=1, window=10)

f_MMND  <- function(y, h) forecast(ets(y, model="MMN", damped=TRUE), h = h)
errors_MMND <- tsCV(cUK_14, f_MMND, h=1, window=10)

f_TBATS  <- function(y, h) forecast(tbats(y), h = h)
errors_TBATS <- tsCV(cUK_14, f_TBATS, h=1, window=10)

f_ARIMA  <- function(y, h) forecast(auto.arima(y), h = h)
errors_ARIMA <- tsCV(cUK_14, f_ARIMA, h=1, window=10)


#par(mfrow=c(1,1)) 
#plot(errors_AANF, ylab='tsCV errors')
#abline(0,0)
#lines(errors_MMNF, col="red")
#lines(errors_AAND, col="green")
#lines(errors_MMND, col="blue")
#lines(errors_TBATS, col="grey")
#lines(errors_ARIMA, col="orange")
#legend("left", legend=c("CV_error_AANF", "CV_error_MMNF","CV_error_AAND","CV_error_MMND", "CV_error_TBATS", "CV_error_ARIMA"), col=c("black", "red", "green", "blue", "grey", "orange"), lty=1:4)

#mean(abs(errors_AANF/cUK_14), na.rm=TRUE)*100
#mean(abs(errors_MMNF/cUK_14), na.rm=TRUE)*100
#mean(abs(errors_AAND/cUK_14), na.rm=TRUE)*100
#mean(abs(errors_MMND/cUK_14), na.rm=TRUE)*100
#mean(abs(errors_TBATS/cUK_14), na.rm=TRUE)*100
#mean(abs(errors_ARIMA/cUK_14), na.rm=TRUE)*100

## ---- chunk 17


# Print the mean and confidence intervals for the MMZ model
#cUK_14_ARIMA_pred

# Export the results out
write.csv(cUK_14_ARIMA_pred, file = "UK no lockdown+14d (MMND) .csv") # export the selected model's predictions into a CSV file

plot(cUK_14_ARIMA_pred, xlab="Year", ylab="UK Acummulated deaths", ylim=c(0,250000))
lines(cUK_F, col="red")
abline(v=2020+69/365, col="green")
legend("left", legend=c("Best fitted model","Real death toll", "Start of Lockdown"), col=c("blue", "red","green"), lty=1)
